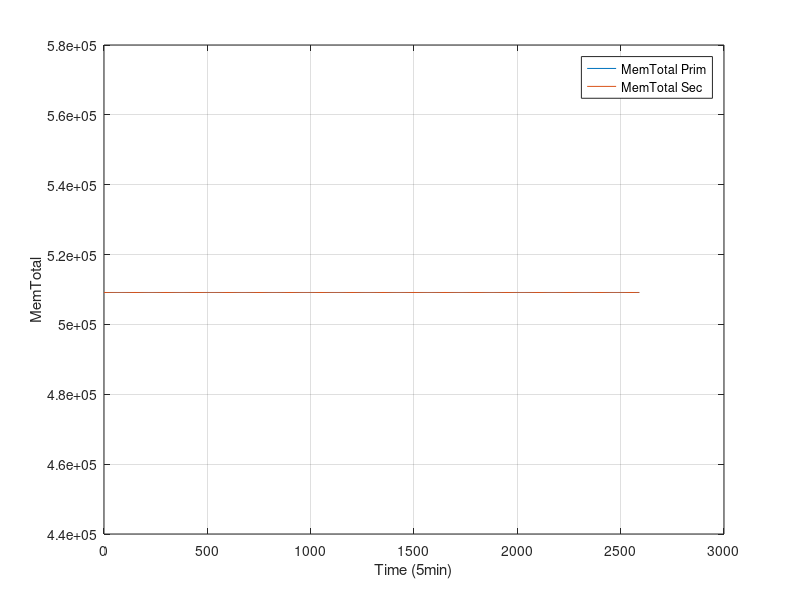

Write MATLAB code to recreate this figure.
#! /usr/bin/octave -qf
fig = figure;
data = dlmread("finput.txt"," ");
data_sec = dlmread("finput_sec.txt"," ");
size(data);
size(data_sec);
set(fig, "visible", "off");

time =  data(:,1);
MemTotal =  data(:,2);
MemFree =  data(:,3);
Buffers =  data(:,4);
Cached =  data(:,5);
SwapCached =  data(:,6);
Active =  data(:,7);
Inactive =  data(:,8);
SwapTotal =  data(:,9);
SwapFree =  data(:,10);
Dirty =  data(:,11);
Writeback =  data(:,12);
AnonPages =  data(:,13);
Mapped =  data(:,14);
Slab =  data(:,15);
SReclaimable =  data(:,16);
SUnreclaim =  data(:,17);
PageTables =  data(:,18);
NFS_Unstable =  data(:,19);
Bounce =  data(:,20);
WritebackTmp =  data(:,21);
CommitLimit =  data(:,22);
Committed_AS =  data(:,23);
VmallocTotal =  data(:,24);
VmallocUsed =  data(:,25);
VmallocChunk =  data(:,26);

time_sec =  data_sec(:,1);
MemTotal_sec =  data_sec(:,2);
MemFree_sec =  data_sec(:,3);
Buffers_sec =  data_sec(:,4);
Cached_sec =  data_sec(:,5);
SwapCached_sec =  data_sec(:,6);
Active_sec =  data_sec(:,7);
Inactive_sec =  data_sec(:,8);
SwapTotal_sec =  data_sec(:,9);
SwapFree_sec =  data_sec(:,10);
Dirty_sec =  data_sec(:,11);
Writeback_sec =  data_sec(:,12);
AnonPages_sec =  data_sec(:,13);
Mapped_sec =  data_sec(:,14);
Slab_sec =  data_sec(:,15);
SReclaimable_sec =  data_sec(:,16);
SUnreclaim_sec =  data_sec(:,17);
PageTables_sec =  data_sec(:,18);
NFS_Unstable_sec =  data_sec(:,19);
Bounce_sec =  data_sec(:,20);
WritebackTmp_sec =  data_sec(:,21);
CommitLimit_sec =  data_sec(:,22);
Committed_AS_sec =  data_sec(:,23);
VmallocTotal_sec =  data_sec(:,24);
VmallocUsed_sec =  data_sec(:,25);
VmallocChunk_sec =  data_sec(:,26);


plot(time,MemTotal,";MemTotal Prim;",time,MemTotal_sec,";MemTotal Sec;"), grid

xlabel("Time (5min)");
ylabel("MemTotal");
print("MemTotal.png", "-dpng");
